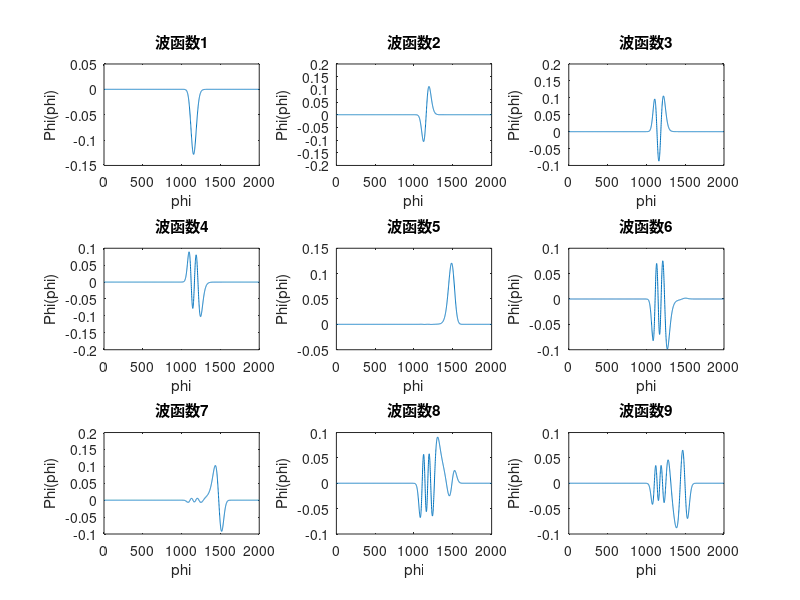

Source code (MATLAB):
clc,clear
L=1080*10^(-12);
phi0=2.07*10^(-15);
U0=phi0^2/(4*pi^2*L);
betal=1.6;
phif=0.48*phi0;
C=80*10^(-15);
hbar=6.6260689*10^(-34)/2/pi;
a=-1.5*phi0;
b=1.5*phi0;
N=2000;
dx=(b-a)/N;
S=1/dx^2*(-2*eye(N-1)+diag(ones(1,N-2),1)+diag(ones(1,N-2),-1));
phi=a:dx:b;
u=U0*(0.5*(2*pi*(phi-phif)/phi0).^2-betal*cos(2*pi*phi/phi0));
U=diag(u(2:end-1));
H=-hbar^2/2/C*S+U;
E=eig(H);
[P,D]=eig(H,'nobalance');
subplot(3,3,1)
plot(P(:,1))
ylabel('Phi(phi)');
xlabel('phi');
title('波函数1');%在一幅图中显示
subplot(3,3,2)
plot(P(:,2))
ylabel('Phi(phi)');
xlabel('phi');
title('波函数2');%在一幅图中显示
subplot(3,3,3)
plot(P(:,3))
ylabel('Phi(phi)');
xlabel('phi');
title('波函数3');%在一幅图中显示
subplot(3,3,4)
plot(P(:,4))
ylabel('Phi(phi)');
xlabel('phi');
title('波函数4');%在一幅图中显示
subplot(3,3,5)
plot(P(:,5))
ylabel('Phi(phi)');
xlabel('phi');
title('波函数5');%在一幅图中显示
subplot(3,3,6)
plot(P(:,6))
ylabel('Phi(phi)');
xlabel('phi');
title('波函数6');%在一幅图中显示
subplot(3,3,7)
plot(P(:,7))
ylabel('Phi(phi)');
xlabel('phi');
title('波函数7');%在一幅图中显示
subplot(3,3,8)
plot(P(:,8))
ylabel('Phi(phi)');
xlabel('phi');
title('波函数8');%在一幅图中显示
subplot(3,3,9)
plot(P(:,9))
ylabel('Phi(phi)');
xlabel('phi');
title('波函数9');%在一幅图中显示





